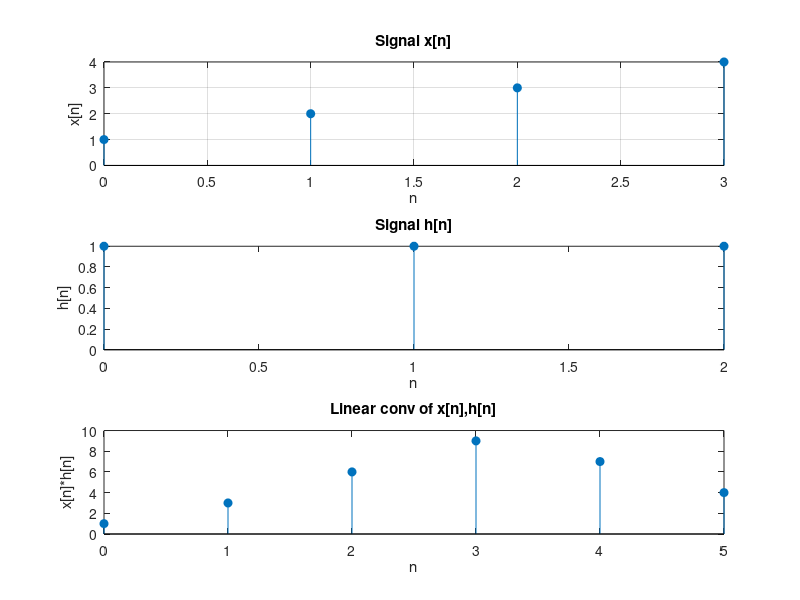

Reproduce this figure in MATLAB.
x = [1, 2, 3, 4];
h = [1, 1, 1];

disp('Linear convolved sequence using built-in function:');
x_conv = conv(x, h);
disp(x_conv);

conv_length = length(x) + length(h) - 1;
x_new = [x, zeros(1, conv_length - length(x))];
h_new = [h, zeros(1, conv_length - length(h))];

X = fft(x_new);
H = fft(h_new);
Y = ifft(X .* H);

disp('Circular convolution result using FFT:');
disp(Y);
n_x=0:length(x)-1;
n_h=0:length(h)-1;
n_y=0:length(Y)-1;
figure;
subplot(3,1,1);
stem(n_x,x,'filled');
title('Signal x[n]');
xlabel('n');
ylabel('x[n]');
grid on;
subplot(3,1,2);
stem(n_h,h,"filled");
title('Signal h[n]');
xlabel('n');
ylabel('h[n]');
subplot(3,1,3);
stem(n_y,Y,"filled");
title('Linear conv of x[n],h[n]');
xlabel('n');
ylabel('x[n]*h[n]');

